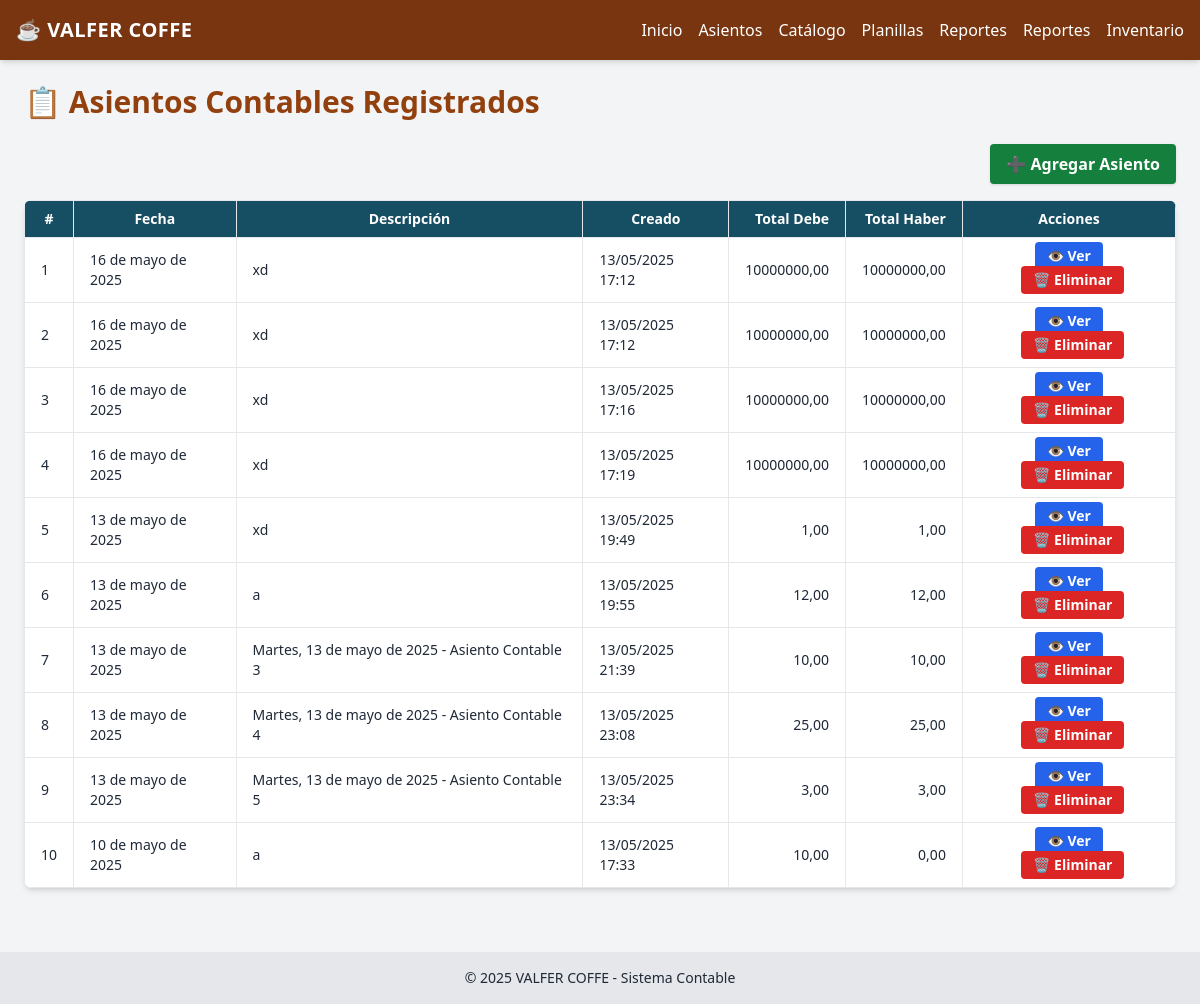
Before: /asientos/ with the older database file.
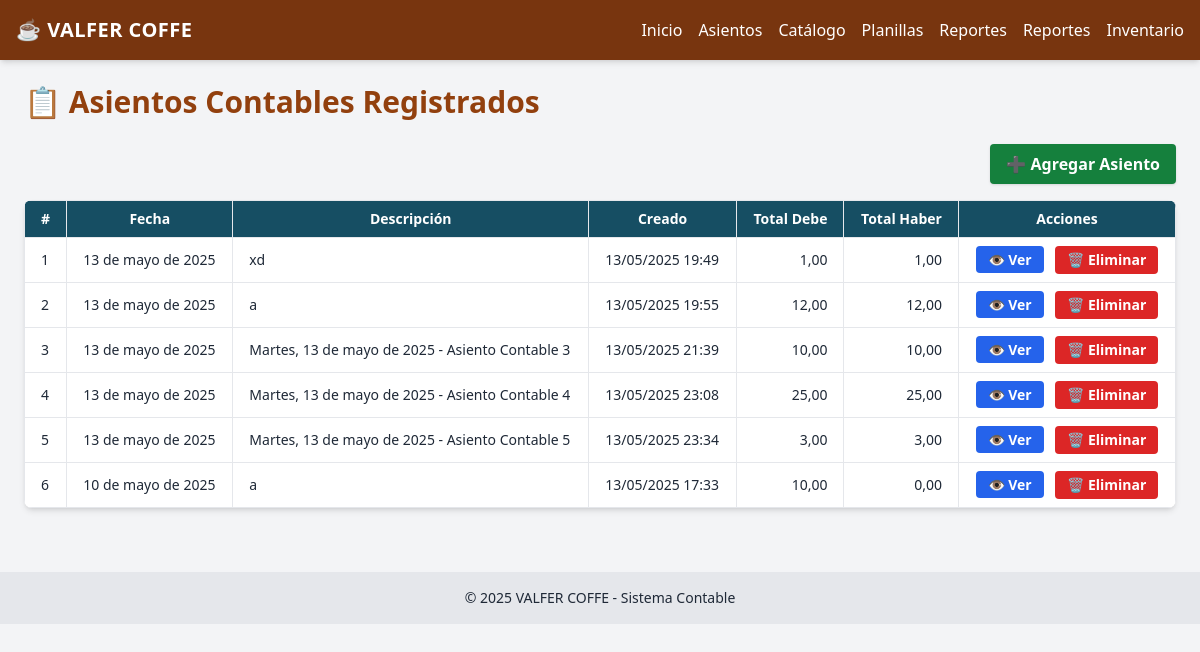
After: the same page with the newer database file.
### contabilidad/models.py (models this page shows, shortened)
class AsientoContable(models.Model):
    fecha = models.DateField()
    descripcion = models.TextField()
    creado_en = models.DateTimeField(auto_now_add=True)

### contabilidad/views.py (the view)
# urls.py: path('asientos/', views.listar_asientos, name='listar_asientos'),
def listar_asientos(request):
    asientos = AsientoContable.objects.all().order_by('-fecha')
    data = []
    for asiento in asientos:
        total_debe = asiento.detalleasiento_set.aggregate(total=Sum('debe'))['total'] or 0
        total_haber = asiento.detalleasiento_set.aggregate(total=Sum('haber'))['total'] or 0
        data.append({
            'asiento': asiento,
            'total_debe': total_debe,
            'total_haber': total_haber,
        })
    return render(request, 'contabilidad/listar_asientos.html', {
        'asientos_data': data
    })

### contabilidad/templates/contabilidad/listar_asientos.html (shortened to what this page needs)
{% extends 'contabilidad/base.html' %}
{% block content %}
<div class="max-w-6xl mx-auto">
  <h2 class="text-3xl font-extrabold text-amber-800 mb-6">📋 Asientos Contables Registrados</h2>
  <div class="flex justify-end mb-4">
    <a href="{% url 'crear_asiento_contable' %}" class="bg-green-700 hover:bg-green-800 text-white px-4 py-2 rounded font-semibold shadow inline-flex items-center">
      ➕ Agregar Asiento
    </a>
  </div>
  <div class="bg-white shadow-md rounded-lg overflow-hidden">
    <div class="overflow-x-auto">
      <table class="min-w-full text-sm border-collapse">
        <thead class="bg-cyan-900 text-white">
          <tr>
            <th class="border px-4 py-2">#</th>
            <th class="border px-4 py-2">Fecha</th>
            <th class="border px-4 py-2">Descripción</th>
            <th class="border px-4 py-2">Creado</th>
            <th class="border px-4 py-2 text-right">Total Debe</th>
            <th class="border px-4 py-2 text-right">Total Haber</th>
            <th class="border px-4 py-2 text-center">Acciones</th>
          </tr>
        </thead>
        <tbody>
          {% for item in asientos_data %}
            <tr class="border-t hover:bg-amber-50">
              <td class="border px-4 py-2">{{ forloop.counter }}</td>
              <td class="border px-4 py-2">{{ item.asiento.fecha }}</td>
              <td class="border px-4 py-2">{{ item.asiento.descripcion }}</td>
              <td class="border px-4 py-2">{{ item.asiento.creado_en|date:"d/m/Y H:i" }}</td>
              <td class="border px-4 py-2 text-right">{{ item.total_debe|floatformat:2 }}</td>
              <td class="border px-4 py-2 text-right">{{ item.total_haber|floatformat:2 }}</td>
              <td class="border px-4 py-2 text-center space-x-2">
                <a href="{% url 'ver_asiento' item.asiento.id %}" class="bg-blue-600 hover:bg-blue-700 text-white py-1 px-3 rounded font-semibold">👁️ Ver</a>
                <button onclick="confirmarEliminacion({{ item.asiento.id }})" class="bg-red-600 hover:bg-red-700 text-white py-1 px-3 rounded font-semibold">🗑️ Eliminar</button>
              </td>
            </tr>
          {% endfor %}
        </tbody>
      </table>
    </div>
  </div>
</div>
<link rel="stylesheet" href="https://cdnjs.cloudflare.com/ajax/libs/animate.css/4.1.1/animate.min.css"/>
{% endblock %}

Changed rows visible on the page:
removed AsientoContable: asiento.fecha "16 de mayo de 2025", asiento.descripcion "xd", asiento.creado_en "13/05/2025 17:12", total_debe "10000000,00", total_haber "10000000,00"
removed AsientoContable: asiento.fecha "16 de mayo de 2025", asiento.descripcion "xd", asiento.creado_en "13/05/2025 17:12", total_debe "10000000,00", total_haber "10000000,00"
removed AsientoContable: asiento.fecha "16 de mayo de 2025", asiento.descripcion "xd", asiento.creado_en "13/05/2025 17:16", total_debe "10000000,00", total_haber "10000000,00"
removed AsientoContable: asiento.fecha "16 de mayo de 2025", asiento.descripcion "xd", asiento.creado_en "13/05/2025 17:19", total_debe "10000000,00", total_haber "10000000,00"
